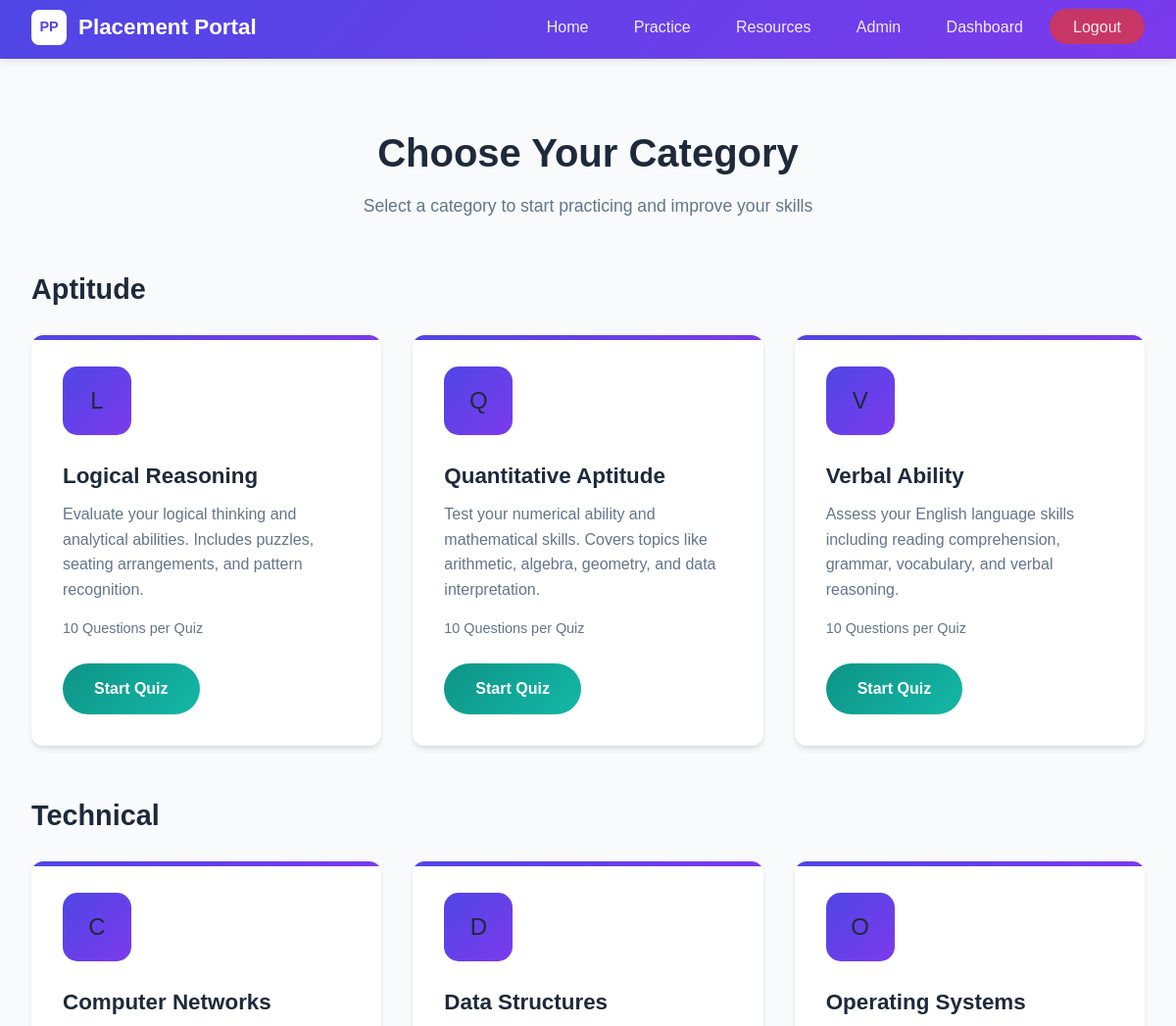
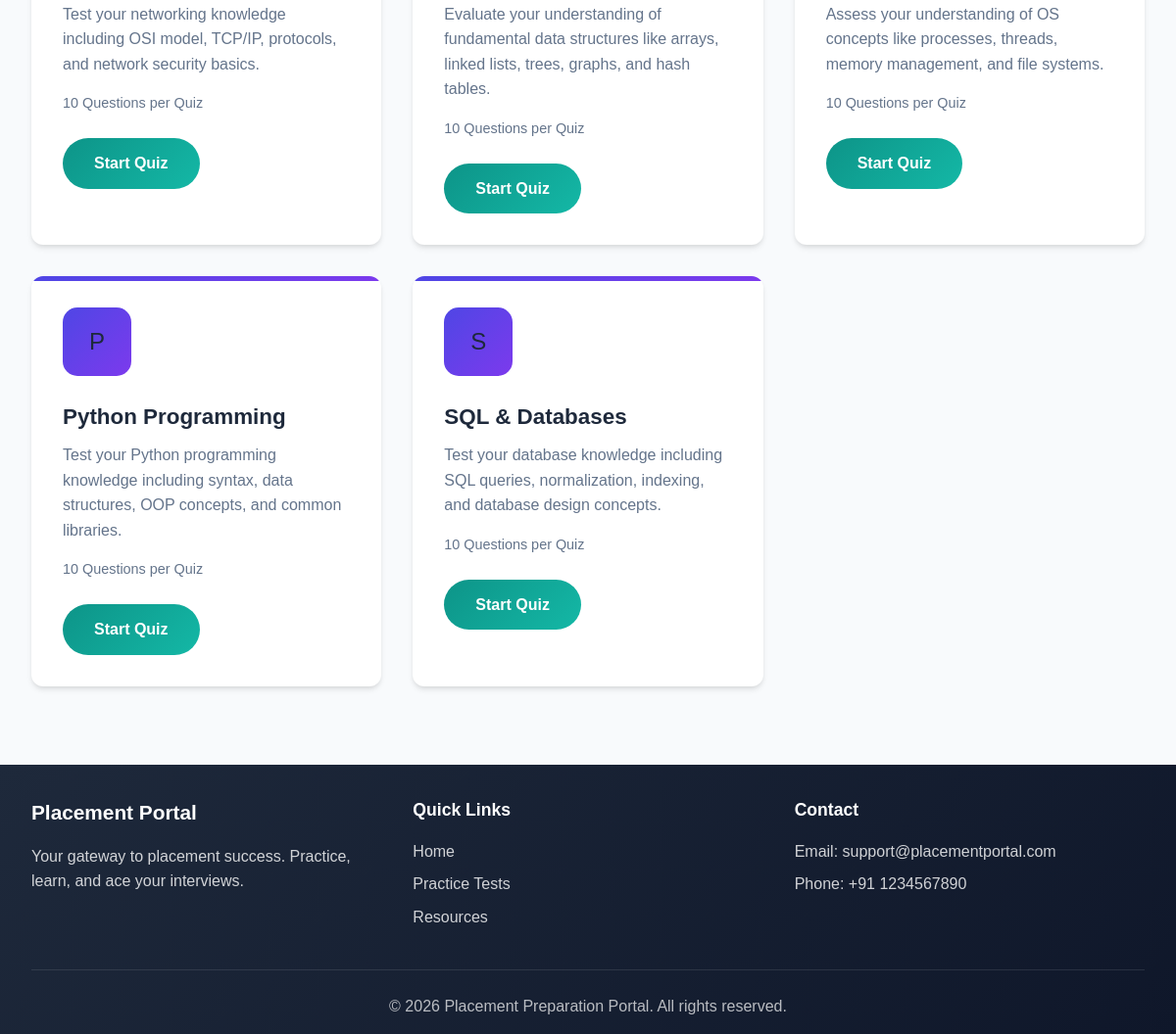
Screenshot of /quiz/ (signed in) with the database file from the repository (2 pictures, top to bottom).
### app/models.py (models this page shows, shortened)
class Category(db.Model):
    __tablename__ = 'categories'
    id = db.Column(db.Integer, primary_key=True)
    name = db.Column(db.String(100), nullable=False)
    type = db.Column(db.String(50))  # 'aptitude' or 'technical'
    description = db.Column(db.Text)
    questions = db.relationship('Question', backref='category', lazy='dynamic',
                               cascade='all, delete-orphan')
    quiz_results = db.relationship('QuizResult', backref='category', lazy='dynamic')

### app/quiz/routes.py (the view)
@quiz.route('/categories')
@quiz.route('/')
@login_required
def list_categories():
    aptitude_categories = Category.query.filter_by(type='aptitude').order_by(Category.name).all()
    technical_categories = Category.query.filter_by(type='technical').order_by(Category.name).all()
    category_scores = {}
    results = QuizResult.query.filter_by(user_id=current_user.id).all()
    for result in results:
        cat_id = result.category_id
        if cat_id not in category_scores or result.percentage > category_scores[cat_id]:
            category_scores[cat_id] = result.percentage
    return render_template('quiz/categories.html',
                           aptitude_categories=aptitude_categories,
                           technical_categories=technical_categories,
                           category_scores=category_scores)

### app/__init__.py (called while the page is built)
@login_manager.user_loader
def load_user(user_id):
    from app.models import User
    return User.query.get(int(user_id))

### app/templates/quiz/categories.html (shortened to what this page needs)
{% extends "base.html" %}
{% block content %}
<div class="container">
    <div class="section-title" style="margin-top: 2rem;">
        <h2>Choose Your Category</h2>
        <p>Select a category to start practicing and improve your skills</p>
    </div>
    <div class="resources-section">
        <h2>Aptitude</h2>
        <div class="categories-grid">
            {% for cat in aptitude_categories %}
            <div class="category-card">
                <div class="category-icon" style="font-size: 1.5rem;">{{ cat.name[0] }}</div>
                <h3>{{ cat.name }}</h3>
                <p>{{ cat.description or 'Practice questions to improve your skills.' }}</p>
                <div class="category-meta">
                    <span>10 Questions per Quiz</span>
                </div>
                <a href="{{ url_for('quiz.view_category', category_id=cat.id) }}" class="btn btn-success">Start Quiz</a>
            </div>
            {% endfor %}
        </div>
    </div>
    <div class="resources-section">
        <h2>Technical</h2>
        <div class="categories-grid">
            {% for cat in technical_categories %}
            <div class="category-card">
                <div class="category-icon" style="font-size: 1.5rem;">{{ cat.name[0] }}</div>
                <h3>{{ cat.name }}</h3>
                <p>{{ cat.description or 'Practice questions to improve your skills.' }}</p>
                <div class="category-meta">
                    <span>10 Questions per Quiz</span>
                </div>
                <a href="{{ url_for('quiz.view_category', category_id=cat.id) }}" class="btn btn-success">Start Quiz</a>
            </div>
            {% endfor %}
        </div>
    </div>
</div>
{% endblock %}

### app/static/css/style.css (style rules this page uses)
:root { --primary-gradient: linear-gradient(135deg, #4f46e5 0%, #7c3aed 100%); --secondary-gradient: linear-gradient(135deg, #0d9488 0%, #14b8a6 100%); --accent-gradient: linear-gradient(135deg, #ec4899 0%, #f43f5e 100%); --dark-gradient: linear-gradient(135deg, #1e293b 0%, #0f172a 100%); --primary-color: #4f46e5; --secondary-color: #7c3aed; --accent-color: #14b8a6; --success-color: #22c55e; --danger-color: #ef4444; --warning-color: #f59e0b; --info-color: #0ea5e9; --text-dark: #1e293b; --text-light: #64748b; --white: #ffffff; --light-bg: #f8fafc; --card-shadow: 0 4px 6px -1px rgba(0, 0, 0, 0.1), 0 2px 4px -1px rgba(0, 0, 0, 0.06); --hover-shadow: 0 10px 15px -3px rgba(0, 0, 0, 0.1), 0 4px 6px -2px rgba(0, 0, 0, 0.05); --border-radius: 12px; --transition: all 0.2s ease; }
* { margin: 0; padding: 0; box-sizing: border-box; }
html { scroll-behavior: smooth; }
body { font-family: 'Poppins', sans-serif; background: var(--light-bg); color: var(--text-dark); line-height: 1.6; min-height: 100vh; }
.form-container, .container { padding-top: 2rem; padding-bottom: 2rem; }
.container { max-width: 1200px; margin: 0 auto; padding: 2rem; }
.btn { display: inline-block; padding: 0.8rem 2rem; border-radius: 50px; text-decoration: none; font-weight: 600; transition: var(--transition); cursor: pointer; border: none; font-size: 1rem; text-align: center; }
.btn-success { background: var(--secondary-gradient); color: var(--white); }
.section-title { text-align: center; margin-bottom: 3rem; }
.section-title h2 { font-size: 2.5rem; color: var(--text-dark); margin-bottom: 0.5rem; }
.section-title p { color: var(--text-light); font-size: 1.1rem; }
.categories-grid { display: grid; grid-template-columns: repeat(auto-fit, minmax(300px, 1fr)); gap: 2rem; }
.category-card { background: var(--white); border-radius: var(--border-radius); box-shadow: var(--card-shadow); padding: 2rem; transition: var(--transition); position: relative; overflow: hidden; }
.category-card::before { content: ''; position: absolute; top: 0; left: 0; right: 0; height: 5px; background: var(--primary-gradient); }
.category-icon { width: 70px; height: 70px; background: var(--primary-gradient); border-radius: 15px; display: flex; align-items: center; justify-content: center; font-size: 2rem; margin-bottom: 1.5rem; }
.category-card h3 { font-size: 1.4rem; margin-bottom: 0.5rem; }
.category-card p { color: var(--text-light); margin-bottom: 1rem; }
.category-meta { display: flex; gap: 1rem; margin-bottom: 1.5rem; font-size: 0.9rem; color: var(--text-light); }
.category-meta span { display: flex; align-items: center; gap: 0.3rem; }
.resources-section { margin-bottom: 3rem; }
.resources-section h2 { font-size: 1.8rem; margin-bottom: 1.5rem; display: flex; align-items: center; gap: 0.5rem; }

### rows the page displays
Category: name "L", name "Logical Reasoning", description "Evaluate your logical thinking and analytical abilities. Includes puzzles, seating arrangements, and pattern recognition."
Category: name "Q", name "Quantitative Aptitude", description "Test your numerical ability and mathematical skills. Covers topics like arithmetic, algebra, geometry, and data interpretation."
Category: name "V", name "Verbal Ability", description "Assess your English language skills including reading comprehension, grammar, vocabulary, and verbal reasoning."
Category: name "C", name "Computer Networks", description "Test your networking knowledge including OSI model, TCP/IP, protocols, and network security basics."
Category: name "D", name "Data Structures", description "Evaluate your understanding of fundamental data structures like arrays, linked lists, trees, graphs, and hash tables."
Category: name "O", name "Operating Systems", description "Assess your understanding of OS concepts like processes, threads, memory management, and file systems."
Category: name "P", name "Python Programming", description "Test your Python programming knowledge including syntax, data structures, OOP concepts, and common libraries."
Category: name "S", name "SQL & Databases", description "Test your database knowledge including SQL queries, normalization, indexing, and database design concepts."
